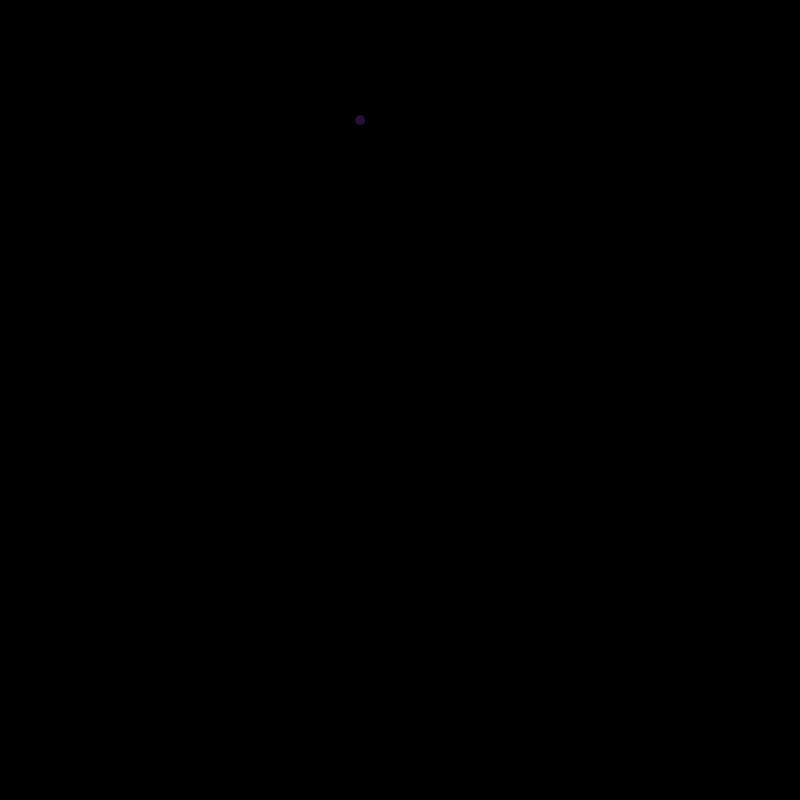
Frame 1 (no input)
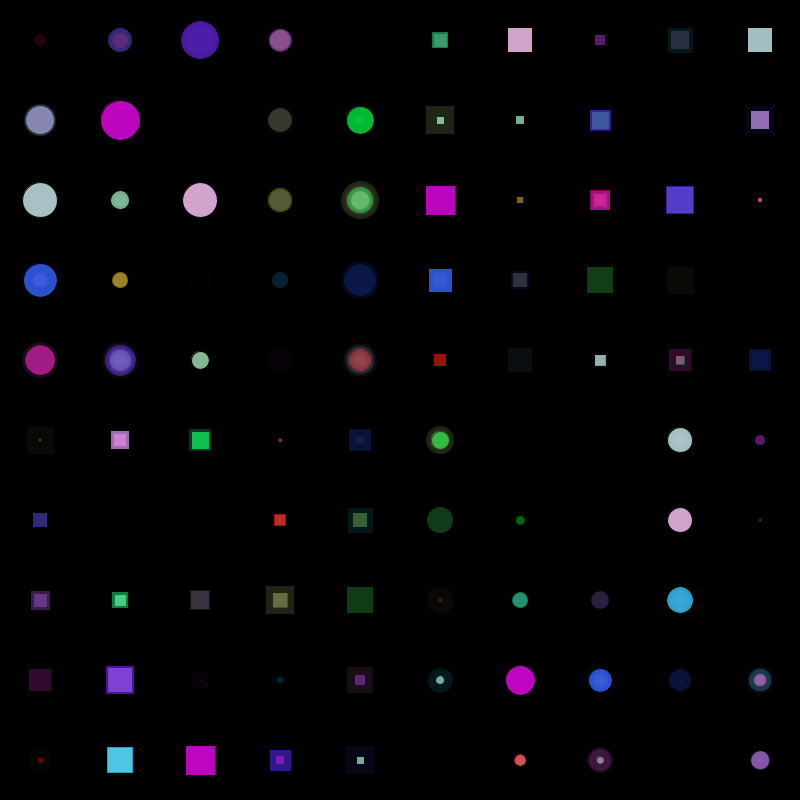
Frame 60 (the mouse pressed at the canvas centre just before this capture)
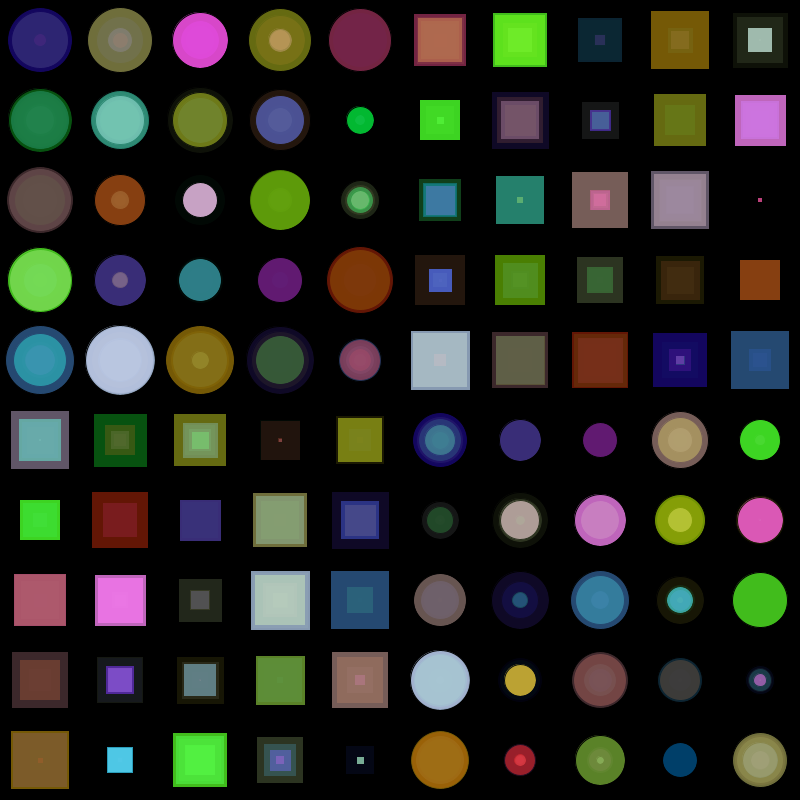
Frame 120 (the mouse held since frame 60 and released just before this capture)

The Processing sketch that drew these frames (run headless with seeded random() and noise(); from frame 60 on, the mouse is pressed at the canvas centre):

// Processing sketch: processing_111904
// ── processing_111904.pde

float r;
float g;
float b;
float a;

float x;
float y;
float diam=10;

float x1;
float y1;
float side1;

float x2;
float y2;
float side2;

float X;
float Y;
float DIAM;

void setup() {
  size(800,800);
  background(0);
  frameRate(25);
}

void draw() {
  r=random(255);
  g=random(255);
  b=random(255);
  a=random(255);
  
  //Q2
  
  if (diam>80) {
    diam=10;
  }
  diam+=0.5;
  x=40+int(random(5))*80;
  y=40+int(random(5))*80;
  
  fill(r,g,b,a);
  ellipse(x,y,diam,diam);
  
  // Q1
  
  rectMode(CENTER);
  x1=440+int(random(5))*80;
  y1=40+int(random(5))*80;
  fill(r,g,b,a);
  if (side1>80) {
    side1=10;
  }
  side1+=0.5;
  rect(x1,y1,side1,side1);

  // Q3
  
  x2=40+int(random(5))*80;
  y2=440+int(random(5))*80;
  if (side2>80) {
    side2=10;
  }
  side2+=0.5;
  rect(x2,y2,side2,side2);
  
  // Q4
  
   if (DIAM>80) {
   DIAM=10;
  }  
  DIAM+=0.5;
  X=440+int(random(5))*80;
  Y=440+int(random(5))*80;
  
  fill(r,g,b,a);
  ellipse(X,Y,DIAM,DIAM);
  
  // restart
   if (frameCount==450 || frameCount==900 || frameCount==1350 || 
   frameCount==1800 || frameCount==2250 || frameCount==2700) {
   background(0);
  }
  
}



  

  
  
